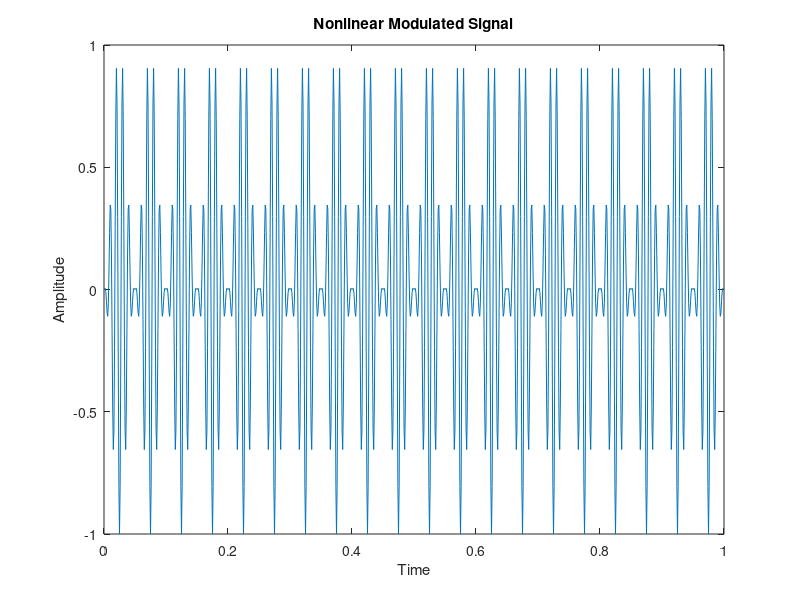

The MATLAB script that drew this image:
clc
clear
fs = 1000;           
t = 0:1/fs:1;       

m = sin(2*pi*10*t);  

carrier = cos(2*pi*100*t);  

modulated_signal = (m.^2) .* carrier; 
plot(t, modulated_signal);
title('Nonlinear Modulated Signal');
xlabel('Time');
ylabel('Amplitude');
